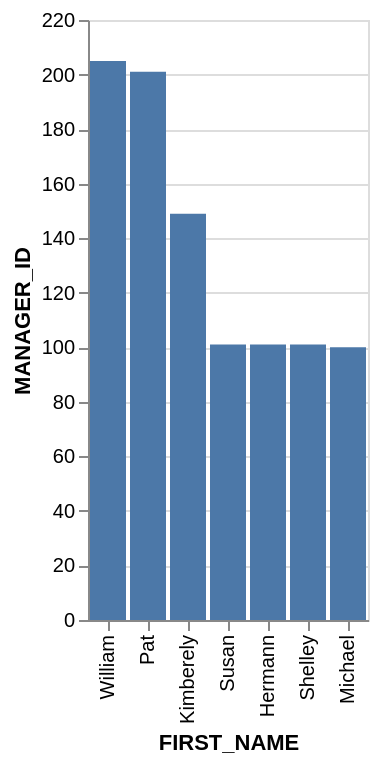

Write a Vega-Lite specification for this figure.
### Vega-Lite specification from a JSON file in a GitHub repository (floating-point values rounded to 4 significant figures)
{"data": {"values": [{"x_data": "Kimberely", "y_data": 149}, {"x_data": "Michael", "y_data": 100}, {"x_data": "Pat", "y_data": 201}, {"x_data": "Susan", "y_data": 101}, {"x_data": "Hermann", "y_data": 101}, {"x_data": "Shelley", "y_data": 101}, {"x_data": "William", "y_data": 205}]}, "mark": "bar", "encoding": {"x": {"field": "x_data", "type": "nominal", "title": "FIRST_NAME", "sort": {"op": "sum", "field": "y_data", "order": "descending"}}, "y": {"field": "y_data", "type": "quantitative", "title": "MANAGER_ID"}}}
